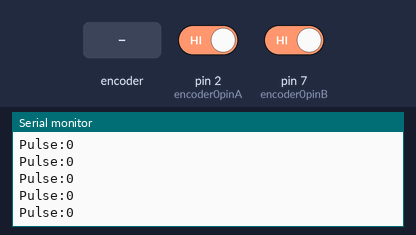
Bench run of a sketch on a simulated Arduino Uno, built with avr-gcc and run on an emulated ATmega328P. Shown: the last lines printed to the serial monitor. The inputs (shaded band) are chosen by the test bench; at power-on: pin 2 (encoder0pinA) HIGH, pin 7 (encoder0pinB) HIGH.

Above: at 1.2 s.
1.3 s: rotary encoder on pin 2 (encoder0pinA) / pin 7 (encoder0pinB) turned 1 step (first pin leading)
At 1.31 s:
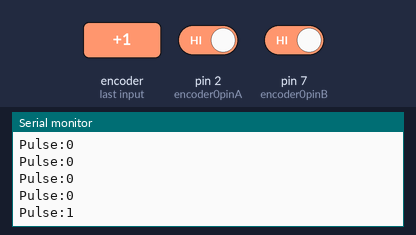
3.0 s: rotary encoder on pin 2 (encoder0pinA) / pin 7 (encoder0pinB) turned 2 steps (second pin leading)
At 3.31 s:
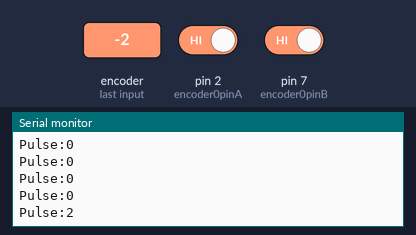
Timing chart, 0 to 6.0 s (numbered marks = the images above; inputs shaded):
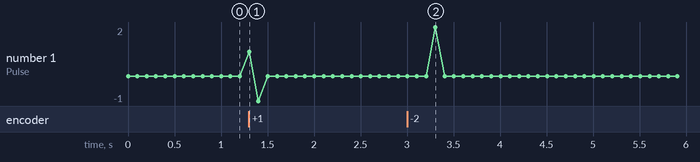

The sketch:

encoder_one_wheel.ino
```cpp
const byte encoder0pinA = 2;  // A pin -> the interrupt pin 0 (pint 2)
const byte encoder0pinB = 7;  // B pin -> the digital pin 7

byte encoder0PinALast;
int duration;
boolean Direction;

void setup()
{
  /* initialize the serial port and the encoder module */
  Serial.begin(9600);
  EncoderInit();
}

void loop()
{
  Serial.print("Pulse:");
  Serial.println(duration);
  duration = 0;
  delay(100);
}

void EncoderInit()
{
  /* attach interrupt pin 0 */
  Direction = true;
  pinMode(encoder0pinB, INPUT);
  attachInterrupt(0, wheelSpeed, CHANGE);
}

void wheelSpeed()
{
  int Lstate = digitalRead(encoder0pinA);
  if((encoder0PinALast == LOW) && Lstate==HIGH)
  {
    int val = digitalRead(encoder0pinB);
    if(val == LOW && Direction)
    {
      Direction = false; //Reverse
    }
    else if(val == HIGH && !Direction)
    {
      Direction = true;  //Forward
    }
  }
  encoder0PinALast = Lstate;

  if(!Direction)  duration--;
  else  duration++;
}
```

Measured:
- after the input at 1.3 s, the serial monitor: prints a new line at once (image 1)
- after the input at 3.0 s, the serial monitor: prints a new line after 0.30 s (image 2)
